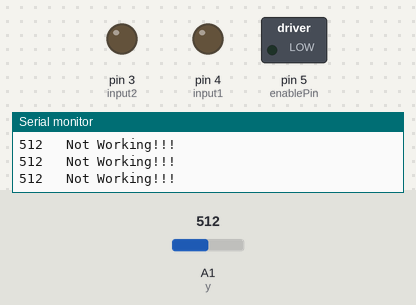
Bench run of a sketch on a simulated Arduino Uno, built with avr-gcc and run on an emulated ATmega328P. On the bench: switched loads named in the sketch (green lamp = pin HIGH), output pins drawn as LEDs (lit = HIGH), the last lines printed to the serial monitor. The inputs (shaded band) are chosen by the test bench; at power-on: A1 (y) = 512.

Above: at 1.2 s.
1.3 s: A1 (y) set to 495
At 1.8 s:
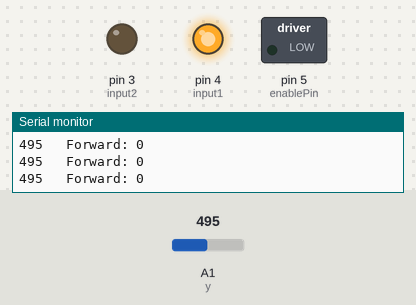
2.9 s: A1 (y) set to 525
At 3.9 s:
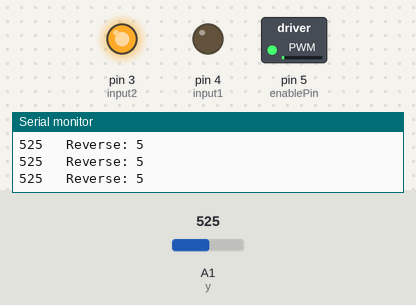
4.4 s: A1 (y) set to 716
At 4.7 s:
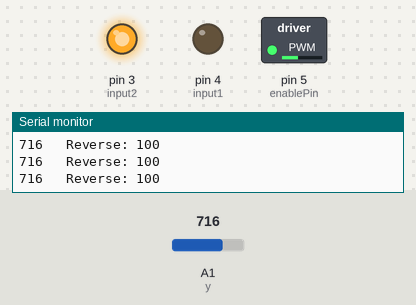
5.9 s: A1 (y) set to 1023
At 7.0 s:
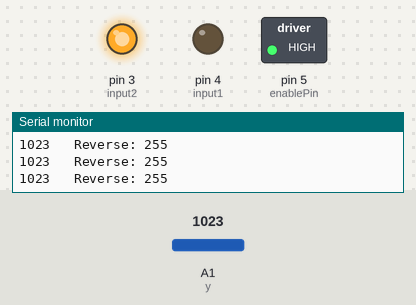
7.4 s: A1 (y) set to 306
At 8.1 s:
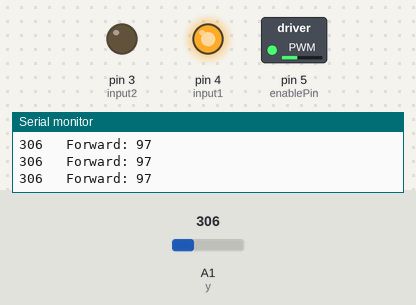
8.9 s: A1 (y) set to 122
At 10.3 s:
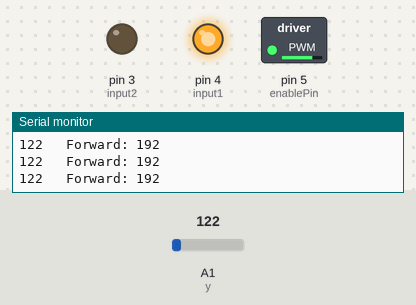
Timing chart, 0 to 11.4 s (numbered marks = the images above; inputs shaded):
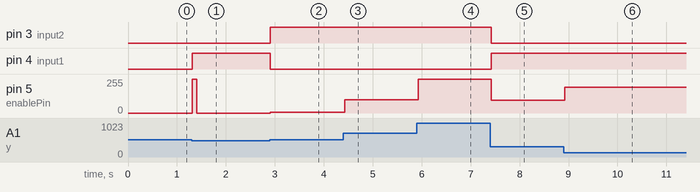

Measured:
- the behaviour switches between 496 and 495 on A1 (y) (found by bisection; images 0 and 1)
- after the input at 1.3 s, pin 4 (input1): LOW → HIGH at once; pin 5 (enablePin): 0/255 → 255/255 at once, → 0/255 0.10 s later
- after the input at 2.9 s, pin 3 (input2): LOW → HIGH at once; pin 4 (input1): HIGH → LOW at once; pin 5 (enablePin): 0/255 → 5/255 at once
- after the input at 4.4 s, pin 5 (enablePin): 5/255 → 100/255 at once
- after the input at 5.9 s, pin 5 (enablePin): 100/255 → 255/255 at once
- after the input at 7.4 s, pin 3 (input2): HIGH → LOW at once; pin 4 (input1): LOW → HIGH at once; pin 5 (enablePin): 255/255 → 97/255 at once
- after the input at 8.9 s, pin 5 (enablePin): 97/255 → 192/255 at once

The sketch:

rduino_project_joystick_contorls_direction_speed_of_dc_motor.ino
```cpp
int enablePin = 5;
int input1 = 4;
int input2 = 3;
int x = A0;
int xVal;
int y = A1;
int yVal;
int forward;
int reverse;
bool isMotorStopped = true;
void setup(){

  Serial.begin(9600);
  pinMode(y, INPUT);
  pinMode(x, INPUT);

  pinMode(enablePin, OUTPUT);
  pinMode(input1, OUTPUT);
  pinMode(input2, OUTPUT);

}

void loop(){

  yVal = analogRead(y);
  Serial.print(yVal);
  Serial.print("   ");


  if(yVal >=0 && yVal <=495){

  	digitalWrite(input1, HIGH);
    digitalWrite(input2, LOW);

    forward = (255. / -495.) * (yVal - 495);

    if(isMotorStopped){
      analogWrite(enablePin, 255);
      delay(100);
      isMotorStopped = false;
    }

    analogWrite(enablePin, forward);
    Serial.print("Forward: ");
    Serial.println(forward);

  }
  else if(yVal >=515 && yVal <=1023){

  	digitalWrite(input1, LOW);
    digitalWrite(input2, HIGH);

    reverse = (255. / 508.) * (yVal - 515);

    if(isMotorStopped){
      analogWrite(enablePin, 255);
      delay(100);
      isMotorStopped = false;
    }

    analogWrite(enablePin, reverse);
    Serial.print("Reverse: ");
    Serial.println(reverse);

  }
  else{
    analogWrite(enablePin, 0);
    digitalWrite(input1, LOW);
    digitalWrite(input2, LOW);
    isMotorStopped = true;
  	Serial.println("Not Working!!!");
  }

  delay(30);

}
```
